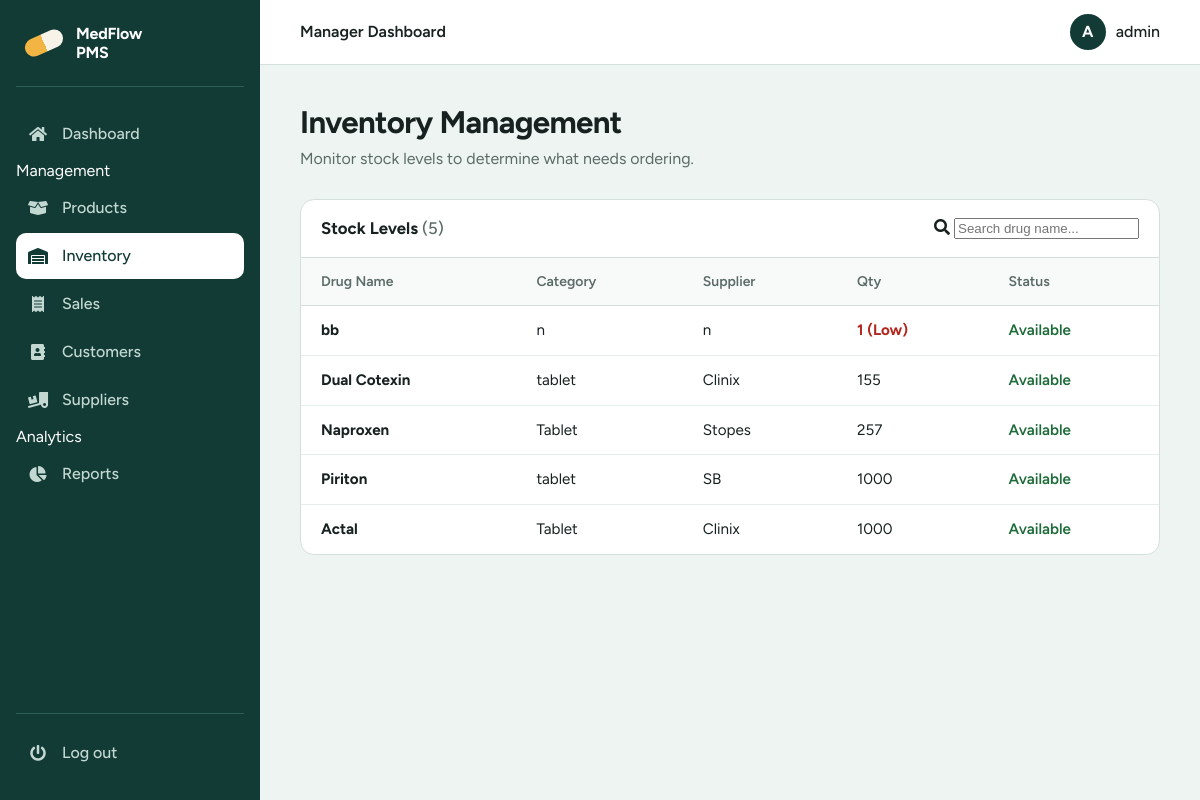
Page /manager/manager_inventory.php (signed in) on the committed database.
### tables this page shows
CREATE TABLE `stock` (
  `stock_id` tinyint(5) NOT NULL,
  `drug_name` varchar(20) NOT NULL,
  `category` varchar(20) NOT NULL,
  `description` varchar(50) NOT NULL,
  `company` varchar(20) NOT NULL,
  `supplier` varchar(20) NOT NULL,
  `quantity` int(11) NOT NULL,
  `cost` int(11) NOT NULL,
  `status` enum('Available','Inavailable') NOT NULL,
  `date_supplied` date NOT NULL
);

### manager/manager_inventory.php (the view, shortened to what this page needs)
<?php
include_once('../connect_db.php');
try {
    $stmt = $con->query("SELECT * FROM stock ORDER BY quantity ASC");
    $stocks = $stmt->fetchAll(PDO::FETCH_ASSOC);
} catch (PDOException $e) { $stocks = []; }
include '../includes/head.php';
include '../includes/sidebar_manager.php';
include '../includes/header.php';
?>
<main class="main">
    <h1>Inventory Management</h1>
    <p class="lead">Monitor stock levels to determine what needs ordering.</p>
    <section class="card">
      <div class="card-head">
        <h2>Stock Levels <span class="count">(<?php echo count($stocks); ?>)</span></h2>
        <div class="search">
          <i class="fas fa-search"></i>
          <input type="search" id="filter" placeholder="Search drug name...">
        </div>
      </div>
      <div class="table-wrap">
        <table id="stockTable">
          <thead>
            <tr>
              <th>Drug Name</th>
              <th>Category</th>
              <th>Supplier</th>
              <th>Qty</th>
              <th>Status</th>
            </tr>
          </thead>
          <tbody>
          <?php foreach ($stocks as $row): ?>
            <tr>
              <td><strong><?php echo htmlspecialchars($row['drug_name']); ?></strong></td>
              <td><?php echo htmlspecialchars($row['category']); ?></td>
              <td><?php echo htmlspecialchars($row['supplier']); ?></td>
              <td>
                <?php if($row['quantity'] < 10): ?>
                    <span style="color: var(--danger); font-weight: 700;"><?php echo $row['quantity']; ?> (Low)</span>
                <?php else: ?>
                    <?php echo $row['quantity']; ?>
                <?php endif; ?>
              </td>
              <td>
                <?php if($row['quantity'] > 0): ?>
                    <span style="color: var(--ok); font-weight: 600;">Available</span>
                <?php else: ?>
                    <span style="color: var(--danger); font-weight: 600;">Out of Stock</span>
                <?php endif; ?>
              </td>
            </tr>
          <?php endforeach; ?>
          </tbody>
        </table>
      </div>
    </section>
</main>
<?php include '../includes/footer.php'; ?>

### includes/head.php (style rules this page uses)
:root { --pine: #123b36; --pine-soft: #1c524b; --pine-line: #2a5f57; --amber: #f2b544; --mist: #eef4f1; --paper: #ffffff; --ink: #17211f; --ink-soft: #5b6b67; --line: #d5e0dc; --danger: #b3261e; --danger-bg: #fdecea; --ok: #1e6b3a; --ok-bg: #e6f4ea; --radius: 10px; --sidebar: 260px; --font: "Figtree", system-ui, -apple-system, sans-serif; }
*, *::before, *::after { box-sizing: border-box; }
html { -webkit-text-size-adjust: 100%; }
body { margin: 0; font-family: var(--font); font-size: 16px; line-height: 1.5; color: var(--ink); background: var(--mist); }
.main { margin-left: var(--sidebar); padding: 40px; max-width: 1200px; }
.main h1 { margin: 0 0 6px; font-size: clamp(1.6rem, 2.6vw, 2.2rem); line-height: 1.15; letter-spacing: -0.02em; }
.main .lead { margin: 0 0 28px; color: var(--ink-soft); }
.card { background: var(--paper); border: 1px solid var(--line); border-radius: 14px; overflow: hidden; }
.card-head { display: flex; align-items: center; justify-content: space-between; gap: 16px; flex-wrap: wrap; padding: 16px 20px; border-bottom: 1px solid var(--line); }
.card-head h2 { margin: 0; font-size: 1.05rem; }
.count { color: var(--ink-soft); font-weight: 500; }
.table-wrap { overflow-x: auto; }
table { width: 100%; border-collapse: collapse; font-size: 0.95rem; }
th, td { padding: 13px 20px; text-align: left; white-space: nowrap; }
th { font-size: 0.875rem; font-weight: 600; color: var(--ink-soft); background: #f7faf9; border-bottom: 1px solid var(--line); }
td { border-bottom: 1px solid #e6eeeb; }
tbody tr:last-child td { border-bottom: 0; }

### rows in the picture
stock: drug_name "bb", category "n", supplier "n", quantity "1", shows "Available"
stock: drug_name "Dual Cotexin", category "tablet", supplier "Clinix", quantity "155", shows "Available"
stock: drug_name "Naproxen", category "Tablet", supplier "Stopes", quantity "257", shows "Available"
stock: drug_name "Piriton", category "tablet", supplier "SB", quantity "1000", shows "Available"
stock: drug_name "Actal", category "Tablet", supplier "Clinix", quantity "1000", shows "Available"

### other values in the picture
$topbar_title "Manager Dashboard"
substr($user, 0, 1) "A"
$user "admin"
count($stocks) "5"
